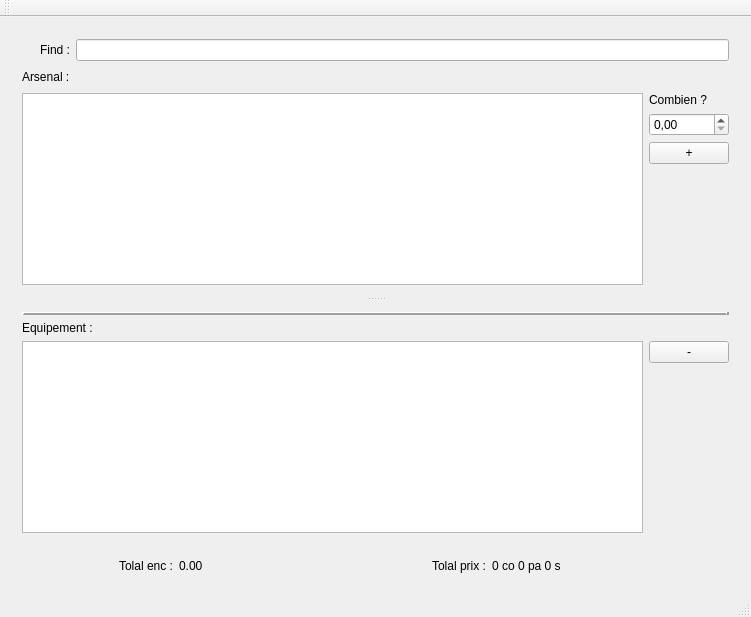
<?xml version="1.0" encoding="UTF-8"?>
<ui version="4.0">
 <class>MainWindow</class>
 <widget class="QMainWindow" name="MainWindow">
  <property name="geometry">
   <rect>
    <x>0</x>
    <y>0</y>
    <width>751</width>
    <height>617</height>
   </rect>
  </property>
  <property name="sizePolicy">
   <sizepolicy hsizetype="Expanding" vsizetype="Expanding">
    <horstretch>0</horstretch>
    <verstretch>0</verstretch>
   </sizepolicy>
  </property>
  <property name="windowTitle">
   <string>MainWindow</string>
  </property>
  <property name="locale">
   <locale language="French" country="France"/>
  </property>
  <widget class="QWidget" name="centralWidget">
   <property name="sizePolicy">
    <sizepolicy hsizetype="Expanding" vsizetype="Expanding">
     <horstretch>0</horstretch>
     <verstretch>0</verstretch>
    </sizepolicy>
   </property>
   <layout class="QVBoxLayout" name="verticalLayout">
    <item>
     <widget class="QSplitter" name="splitter">
      <property name="frameShape">
       <enum>QFrame::NoFrame</enum>
      </property>
      <property name="frameShadow">
       <enum>QFrame::Plain</enum>
      </property>
      <property name="lineWidth">
       <number>4</number>
      </property>
      <property name="midLineWidth">
       <number>4</number>
      </property>
      <property name="orientation">
       <enum>Qt::Vertical</enum>
      </property>
      <property name="opaqueResize">
       <bool>true</bool>
      </property>
      <property name="handleWidth">
       <number>5</number>
      </property>
      <property name="childrenCollapsible">
       <bool>true</bool>
      </property>
      <widget class="QWidget" name="layoutWidget">
       <layout class="QGridLayout" name="gridLayout_4">
        <item row="0" column="0">
         <widget class="QLabel" name="label_4">
          <property name="text">
           <string>Find :</string>
          </property>
          <property name="alignment">
           <set>Qt::AlignRight|Qt::AlignTrailing|Qt::AlignVCenter</set>
          </property>
         </widget>
        </item>
        <item row="0" column="1" colspan="2">
         <widget class="QLineEdit" name="searchLine"/>
        </item>
        <item row="2" column="0" rowspan="4" colspan="2">
         <widget class="QTableView" name="tableView">
          <property name="sizePolicy">
           <sizepolicy hsizetype="Expanding" vsizetype="Expanding">
            <horstretch>0</horstretch>
            <verstretch>0</verstretch>
           </sizepolicy>
          </property>
          <property name="editTriggers">
           <set>QAbstractItemView::NoEditTriggers</set>
          </property>
         </widget>
        </item>
        <item row="2" column="2">
         <widget class="QLabel" name="label">
          <property name="text">
           <string>Combien ?</string>
          </property>
         </widget>
        </item>
        <item row="3" column="2">
         <widget class="QDoubleSpinBox" name="doubleSpinBox"/>
        </item>
        <item row="4" column="2">
         <widget class="QPushButton" name="pushButton">
          <property name="sizePolicy">
           <sizepolicy hsizetype="Minimum" vsizetype="Preferred">
            <horstretch>0</horstretch>
            <verstretch>0</verstretch>
           </sizepolicy>
          </property>
          <property name="text">
           <string>+</string>
          </property>
         </widget>
        </item>
        <item row="1" column="0">
         <widget class="QLabel" name="label_6">
          <property name="text">
           <string>Arsenal :</string>
          </property>
          <property name="alignment">
           <set>Qt::AlignLeading|Qt::AlignLeft|Qt::AlignVCenter</set>
          </property>
         </widget>
        </item>
        <item row="1" column="1">
         <spacer name="horizontalSpacer_2">
          <property name="orientation">
           <enum>Qt::Horizontal</enum>
          </property>
          <property name="sizeHint" stdset="0">
           <size>
            <width>40</width>
            <height>20</height>
           </size>
          </property>
         </spacer>
        </item>
        <item row="5" column="2">
         <spacer name="verticalSpacer_2">
          <property name="orientation">
           <enum>Qt::Vertical</enum>
          </property>
          <property name="sizeHint" stdset="0">
           <size>
            <width>20</width>
            <height>40</height>
           </size>
          </property>
         </spacer>
        </item>
       </layout>
      </widget>
      <widget class="QWidget" name="layoutWidget">
       <layout class="QGridLayout" name="gridLayout_2">
        <item row="2" column="0" rowspan="2" colspan="4">
         <widget class="QTableView" name="tableView_2">
          <property name="editTriggers">
           <set>QAbstractItemView::NoEditTriggers</set>
          </property>
         </widget>
        </item>
        <item row="2" column="4">
         <widget class="QPushButton" name="pushButton_2">
          <property name="sizePolicy">
           <sizepolicy hsizetype="Maximum" vsizetype="Minimum">
            <horstretch>0</horstretch>
            <verstretch>0</verstretch>
           </sizepolicy>
          </property>
          <property name="minimumSize">
           <size>
            <width>10</width>
            <height>0</height>
           </size>
          </property>
          <property name="text">
           <string>-</string>
          </property>
         </widget>
        </item>
        <item row="6" column="0">
         <widget class="QLabel" name="label_2">
          <property name="text">
           <string>Tolal enc :</string>
          </property>
          <property name="alignment">
           <set>Qt::AlignRight|Qt::AlignTrailing|Qt::AlignVCenter</set>
          </property>
         </widget>
        </item>
        <item row="1" column="0">
         <widget class="QLabel" name="label_5">
          <property name="text">
           <string>Equipement :</string>
          </property>
          <property name="alignment">
           <set>Qt::AlignLeading|Qt::AlignLeft|Qt::AlignVCenter</set>
          </property>
         </widget>
        </item>
        <item row="3" column="4">
         <spacer name="verticalSpacer">
          <property name="orientation">
           <enum>Qt::Vertical</enum>
          </property>
          <property name="sizeHint" stdset="0">
           <size>
            <width>20</width>
            <height>40</height>
           </size>
          </property>
         </spacer>
        </item>
        <item row="4" column="0" colspan="4">
         <spacer name="horizontalSpacer">
          <property name="orientation">
           <enum>Qt::Horizontal</enum>
          </property>
          <property name="sizeHint" stdset="0">
           <size>
            <width>40</width>
            <height>20</height>
           </size>
          </property>
         </spacer>
        </item>
        <item row="6" column="1">
         <widget class="QLabel" name="totalenc">
          <property name="text">
           <string>0.00</string>
          </property>
          <property name="alignment">
           <set>Qt::AlignLeading|Qt::AlignLeft|Qt::AlignVCenter</set>
          </property>
         </widget>
        </item>
        <item row="6" column="2">
         <widget class="QLabel" name="label_3">
          <property name="text">
           <string>Tolal prix :</string>
          </property>
          <property name="alignment">
           <set>Qt::AlignRight|Qt::AlignTrailing|Qt::AlignVCenter</set>
          </property>
         </widget>
        </item>
        <item row="6" column="3">
         <widget class="QLabel" name="totalval">
          <property name="text">
           <string>0 co 0 pa 0 s</string>
          </property>
          <property name="alignment">
           <set>Qt::AlignLeading|Qt::AlignLeft|Qt::AlignVCenter</set>
          </property>
         </widget>
        </item>
        <item row="0" column="0" colspan="5">
         <widget class="Line" name="line">
          <property name="frameShadow">
           <enum>QFrame::Raised</enum>
          </property>
          <property name="lineWidth">
           <number>3</number>
          </property>
          <property name="orientation">
           <enum>Qt::Horizontal</enum>
          </property>
         </widget>
        </item>
       </layout>
      </widget>
     </widget>
    </item>
   </layout>
  </widget>
  <widget class="QMenuBar" name="menuBar">
   <property name="geometry">
    <rect>
     <x>0</x>
     <y>0</y>
     <width>751</width>
     <height>21</height>
    </rect>
   </property>
  </widget>
  <widget class="QToolBar" name="mainToolBar">
   <attribute name="toolBarArea">
    <enum>TopToolBarArea</enum>
   </attribute>
   <attribute name="toolBarBreak">
    <bool>false</bool>
   </attribute>
  </widget>
  <widget class="QStatusBar" name="statusBar"/>
 </widget>
 <layoutdefault spacing="6" margin="11"/>
 <resources/>
 <connections/>
</ui>
